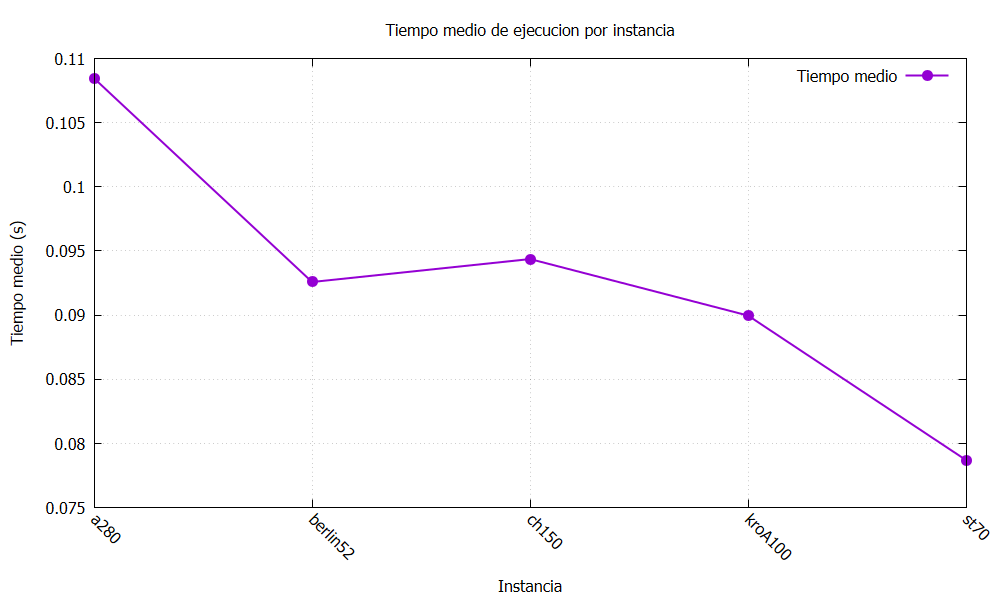

Generate this figure with gnuplot:
set terminal pngcairo size 1000,600
set output 'grafica_tiempos.png'

set title 'Tiempo medio de ejecucion por instancia'
set xlabel 'Instancia'
set ylabel 'Tiempo medio (s)'
set grid
set xtics rotate by -45

plot 'tiempos_insercion.dat' using 0:3:xtic(1) with linespoints pt 7 ps 1.5 lw 2 title 'Tiempo medio'
